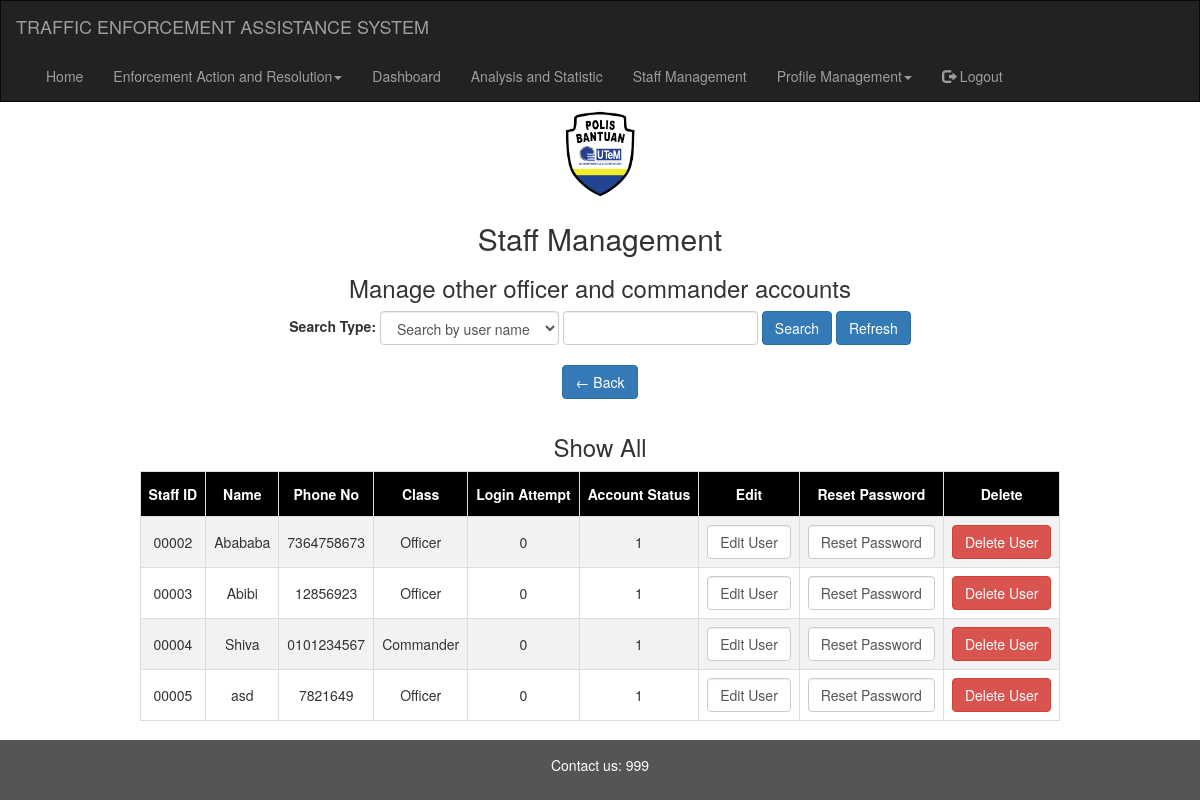
The page /staffmanagement.php (signed in) on the database its author committed.
### tables this page shows
CREATE TABLE `staff` (
  `StaffID` varchar(15) NOT NULL,
  `Name` varchar(100) NOT NULL,
  `PhoneNo` varchar(115) NOT NULL,
  `Class` tinyint(1) NOT NULL DEFAULT '0' COMMENT '0 is staff, 1 is officer, 2 is commander',
  `Password` varchar(255)  DEFAULT NULL,
  `LoginAttempt` tinyint(1) NOT NULL DEFAULT '0',
  `AccountStatus` tinyint(1) NOT NULL DEFAULT '1'
);

### staffmanagement.php (the view, shortened to what this page needs)
<?php
if (isset($_SESSION['StaffID']) && $_SESSION['Class'] == "2") {
    include "connection.php";
?>
    <!DOCTYPE html>
    <html lang="en">
    <head>
        <link rel="stylesheet" href="https://maxcdn.bootstrapcdn.com/bootstrap/3.4.1/css/bootstrap.min.css">
        <link rel="stylesheet" href="style/style.css">
    </head>
    <body>
        <?php
        include "navbar-footer/navbar.php";
        $searchType = "";
        $searchQuery = "";
        $searchTable = 0;
        ?>
        <div class="container">
            <div class="row">
                <div class="col-sm-12 text-center">
                    <img src="image/Logo_Polis_Bantuan-01.png" style="height:100px;width: auto;margin: 0 auto;display: block;">
                    <h2>Staff Management</h2>
                    <h3>Manage other officer and commander accounts</h3>
                </div>
            </div>
        </div>
        <div class="container">
                <form method='POST'>
                    <div class="form-inline text-center">
                        <div class="form-group">
                        <label>Search Type:</label>
                        <select name='searchType' class="form-control" required>
                            <option <?php if ($searchType == "staffNameSearch") echo 'selected="selected"'; ?>value='staffNameSearch'>
                                Search by user name</option>
                        </select>
    </div>
    <div class="form-group">
                        <input type="text" class="form-control" name='searchQuery' value='<?php echo $searchQuery ?>' required pattern="^[A-Za-z0-9 \/@]{1,50}$" maxlength="30">
    </div>
    <div class="form-group">
                        <button type="submit" class="btn btn-primary" name="search">Search</button>
    </div>
                    </form>
                <div class="form-group">
                    <form method='POST' action='staffmanagement.php'>
                        <input type='submit' class="btn btn-primary" value='Refresh'>
                </div>
        </div>
        <div class="form-group text-center">
            <br>
                    <a href="/Traffic-Enforcement-Assistance-System/commander.php" class="btn btn-primary">
                        &larr; Back
                    </a>
                </div>
        <div class="container text-center">
            <?php
            if ($searchTable == 0) { ?>
                <h3>Show All</h3>
            <?php } else if ($searchTable == 1) { ?>
                <h3>Search by Staff ID</h3>
            <?php } else if ($searchTable == 2) { ?>
                <h3>Search by Staff Name</h3>
            <?php } ?>
            <?php
            if ($searchTable == 0) {
                $query = "SELECT staffID,name,phoneNo,class,loginAttempt,accountStatus FROM `staff` where class != 0 AND staffID != '{$_SESSION["StaffID"]}';";
            }
            $result = mysqli_query($con, $query) or die("Query Failed");
            if (mysqli_num_rows($result) > 0) {
            ?>
                <div style="overflow-x:auto;">
                    <table class="centerthistable text-center">
                        <tr>
                            <th>Staff ID</th>
                            <th>Name</th>
                            <th>Phone No</th>
                            <th>Class</th>
                            <th>Login Attempt</th>
                            <th>Account Status</th>
                            <th>Edit</th>
                            <th>Reset Password</th>
                            <th>Delete</th>
                        </tr>
                    <?php
                } else {
                    echo "No result is found. Please make sure you have entered the correct search term.";
                }
                while ($row = mysqli_fetch_assoc($result)) {
                    ?>
                        <tr>
                            <td><?php echo $row['staffID']; ?></td>
                            <td><?php echo $row['name']; ?></td>
                            <td><?php echo $row['phoneNo']; ?></td>
                            <td><?php
                                if ($row['class'] == 1) {
                                    echo "Officer";
                                } else if ($row['class'] == 2) {
                                    echo "Commander";
                                }
                                ?>
                            </td>
                            <td><?php echo $row['loginAttempt']; ?></td>
                            <td><?php echo $row['accountStatus']; ?></td>
                            <td>
                                <form method='POST' action='editStaff.php'>
                                    <input type="submit" name="editUser" class="form-control" value="Edit User">
                                </form>
                            </td>
                            <td>
                                <form method='POST' action='resetPassword.php'>
                                    <input type="submit" name="resetPassword" class="form-control" value="Reset Password">
                                </form>
                            </td>
                            <td>
                                <form method='POST' action='deleteStaff.php'>
                                    <input type="submit" name="deleteUser" class="btn btn-danger" value="Delete User">
                                </form>
                            </td>
                        </tr>
                    <?php }
                    ?>
                    </table>
                </div>
        </div> <br>
        <?php
        include "navbar-footer/footer.php"
        ?>
    </body>
    </html>
<?php
} else {
    include "nopermission.php";
}
?>

### style/style.css (style rules this page uses)
td, th { border: 1px solid #ddd; padding: 8px; }
tr:nth-child(even) { background-color: #f2f2f2; }
th { padding-top: 12px; padding-bottom: 12px; text-align:center; background-color: black; color: white; }
.centerthistable { margin: 0 auto; }

### rows shown on the page
staff: StaffID "00002", Name "Abababa", PhoneNo "7364758673", Class "Officer", LoginAttempt "0", AccountStatus "1"
staff: StaffID "00003", Name "Abibi", PhoneNo "12856923", Class "Officer", LoginAttempt "0", AccountStatus "1"
staff: StaffID "00004", Name "Shiva", PhoneNo "0101234567", Class "Commander", LoginAttempt "0", AccountStatus "1"
staff: StaffID "00005", Name "asd", PhoneNo "7821649", Class "Officer", LoginAttempt "0", AccountStatus "1"
